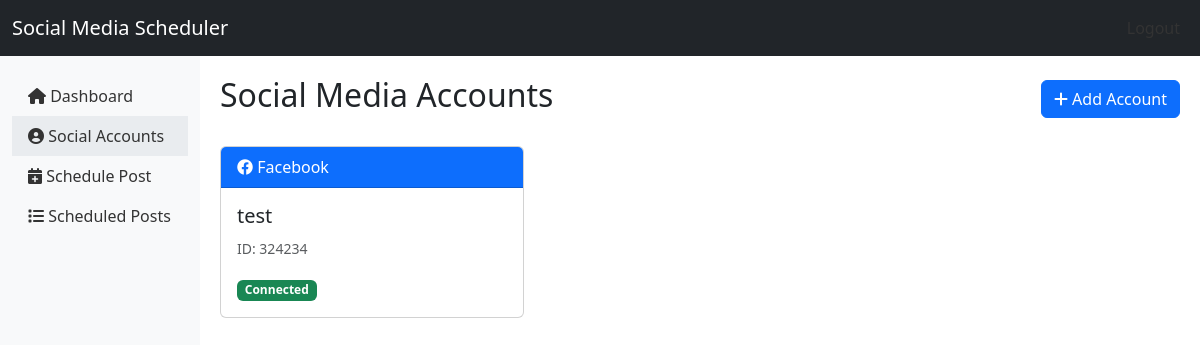
Page /accounts (signed in) on the earlier database version.
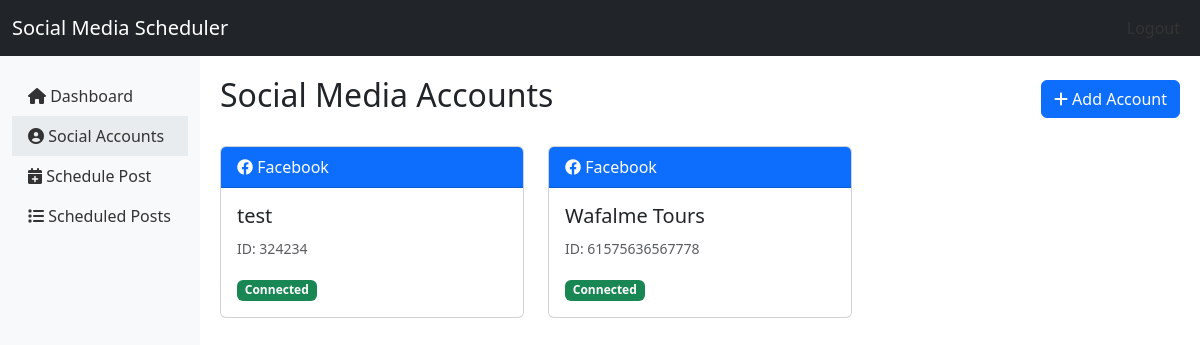
Same page on the later database version.
### app.py (models this page shows)
class SocialAccount(db.Model):
    id = db.Column(db.Integer, primary_key=True)
    platform = db.Column(db.String(20), nullable=False)  # 'facebook', 'instagram', 'tiktok'
    account_name = db.Column(db.String(100), nullable=False)
    account_id = db.Column(db.String(100), nullable=False)
    access_token = db.Column(db.String(500), nullable=False)
    refresh_token = db.Column(db.String(500), nullable=True)
    token_expiry = db.Column(db.DateTime, nullable=True)
    connected = db.Column(db.Boolean, default=False)

### app.py (the view)
@app.route('/accounts')
def accounts():
    if 'user_id' not in session:
        return redirect(url_for('login'))
    accounts = SocialAccount.query.all()
    return render_template('accounts.html', accounts=accounts)

### templates/accounts.html
{% extends "base.html" %}
{% block content %}
<div class="d-flex justify-content-between align-items-center mb-4">
    <h2>Social Media Accounts</h2>
    <a href="{{ url_for('add_account') }}" class="btn btn-primary">
        <i class="fas fa-plus"></i> Add Account
    </a>
</div>
<div class="row">
    {% if accounts|length > 0 %}
        {% for account in accounts %}
            <div class="col-md-4 mb-4">
                <div class="card">
                    <div class="card-header {% if account.platform == 'facebook' %}bg-primary text-white{% elif account.platform == 'instagram' %}bg-danger text-white{% elif account.platform == 'tiktok' %}bg-dark text-white{% endif %}">
                        {% if account.platform == 'facebook' %}
                            <i class="fab fa-facebook"></i>
                        {% elif account.platform == 'instagram' %}
                            <i class="fab fa-instagram"></i>
                        {% elif account.platform == 'tiktok' %}
                            <i class="fab fa-tiktok"></i>
                        {% endif %}
                        {{ account.platform|capitalize }}
                    </div>
                    <div class="card-body">
                        <h5 class="card-title">{{ account.account_name }}</h5>
                        <p class="card-text">
                            <small class="text-muted">ID: {{ account.account_id }}</small>
                        </p>
                        <p class="card-text">
                            <span class="badge {% if account.connected %}bg-success{% else %}bg-danger{% endif %}">
                                {{ 'Connected' if account.connected else 'Disconnected' }}
                            </span>
                        </p>
                    </div>
                </div>
            </div>
        {% endfor %}
    {% else %}
        <div class="col-12">
            <div class="alert alert-info">
                No social media accounts added yet. <a href="{{ url_for('add_account') }}">Add your first account</a>.
            </div>
        </div>
    {% endif %}
</div>
{% endblock %}

Differences in the rows shown:
added SocialAccount: platform "Facebook", account_name "Wafalme Tours", account_id "61575636567778", connected "Connected"
